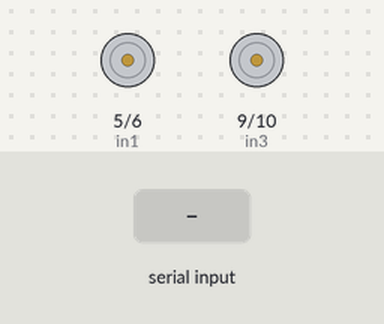
Bench run of a sketch on a simulated Arduino Uno, built with avr-gcc and run on an emulated ATmega328P. On the bench: motor-driver pin pairs drawn as motors (green arrow = first pin HIGH = forward, orange = second pin HIGH = backward, longer = more drive). The test bench sets the inputs (shaded band).

Above: at 1.2 s.
1.3 s: "F90\n" received over Serial
At 2.2 s:
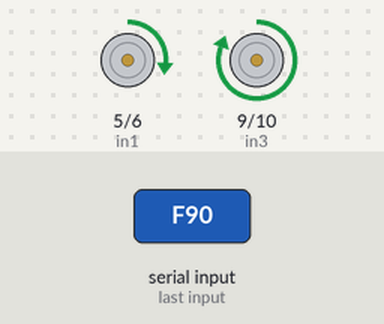
2.8 s: "B90\n" received over Serial
At 3.3 s:
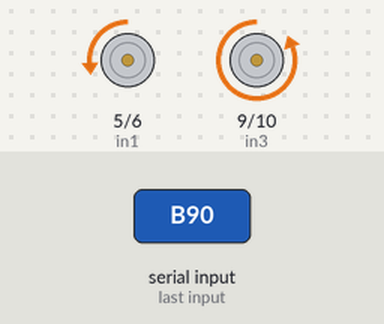
4.3 s: "R90\n" received over Serial
At 5.5 s:
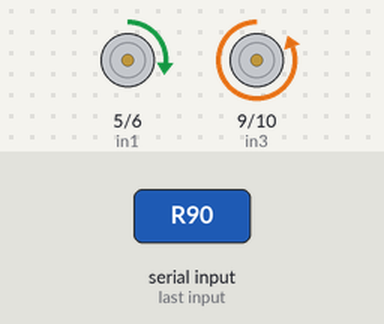
5.8 s: "L90\n" received over Serial
At 6.8 s:
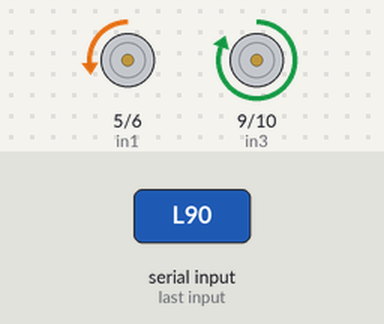
7.3 s: "B,45\n" received over Serial
At 8.0 s:
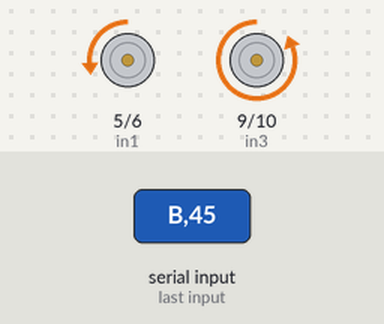
8.8 s: "R,45\n" received over Serial
At 9.1 s:
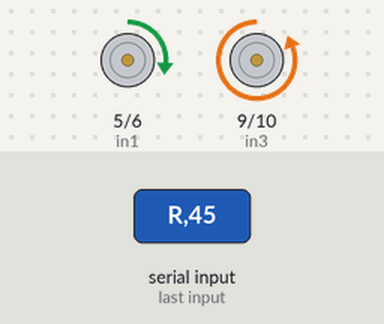
Timing chart, 0 to 11.3 s (numbered marks = the images above; inputs shaded):
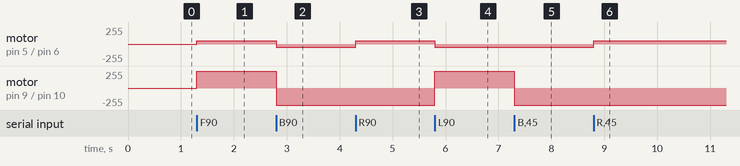

Measured:
- after the input at 1.3 s, motor on pin 5 (in1) / pin 6 (in2): stopped → forward 47/255 at once; motor on pin 9 (in3) / pin 10 (in4): stopped → forward 255/255 at once
- after the input at 2.8 s, motor on pin 5 (in1) / pin 6 (in2): forward 47/255 → backward 47/255 at once; motor on pin 9 (in3) / pin 10 (in4): forward 255/255 → backward 255/255 at once
- after the input at 4.3 s, motor on pin 5 (in1) / pin 6 (in2): backward 47/255 → forward 47/255 at once
- after the input at 5.8 s, motor on pin 5 (in1) / pin 6 (in2): forward 47/255 → backward 47/255 at once; motor on pin 9 (in3) / pin 10 (in4): backward 255/255 → forward 255/255 at once
- after the input at 7.3 s, motor on pin 9 (in3) / pin 10 (in4): forward 255/255 → backward 255/255 at once
- after the input at 8.8 s, motor on pin 5 (in1) / pin 6 (in2): backward 47/255 → forward 47/255 at once

The sketch:

Bluetooth_Rover.ino
```cpp
// #include <SoftwareSerial.h>
// SoftwareSerial bluetooth (8, 3); // RX, TX

char t;

int in1 = 5;
int in2 = 6;
int in3 = 9;
int in4 = 10;

void dirControl (int a, int b, int c, int d) {
  analogWrite (in1, a);
  analogWrite (in2, b);
  analogWrite (in3, c);
  analogWrite (in4, d);
}

int motorspeed (char x) {
  int y = x-'0';
  int spd = map (y, 0, 9, 100, 255);
  return spd;
}

void setup() {
  pinMode (in1, OUTPUT);
  pinMode (in2, OUTPUT);
  pinMode (in3, OUTPUT);
  pinMode (in4, OUTPUT);
  Serial.begin(9600);
  dirControl (0,0,0,0);
}


void loop() {

  while (Serial.available()>0){
    t = Serial.read();
    int x;

    if (t>='0' && t<='9') {
      x = motorspeed (t);
    }

    else if (t == 'F') {
      dirControl (x,0,x,0);
    }

    else if (t == 'B') {
      dirControl (0,x,0,x);
    }

    else if (t == 'R') {
      dirControl (x,0,0,x);
    }

    else if (t == 'L') {
      dirControl (0,x,x,0);
    }

    else if (t == 'S') {
      dirControl (0,0,0,0);
    }


  delay(10);

 }
}
```
